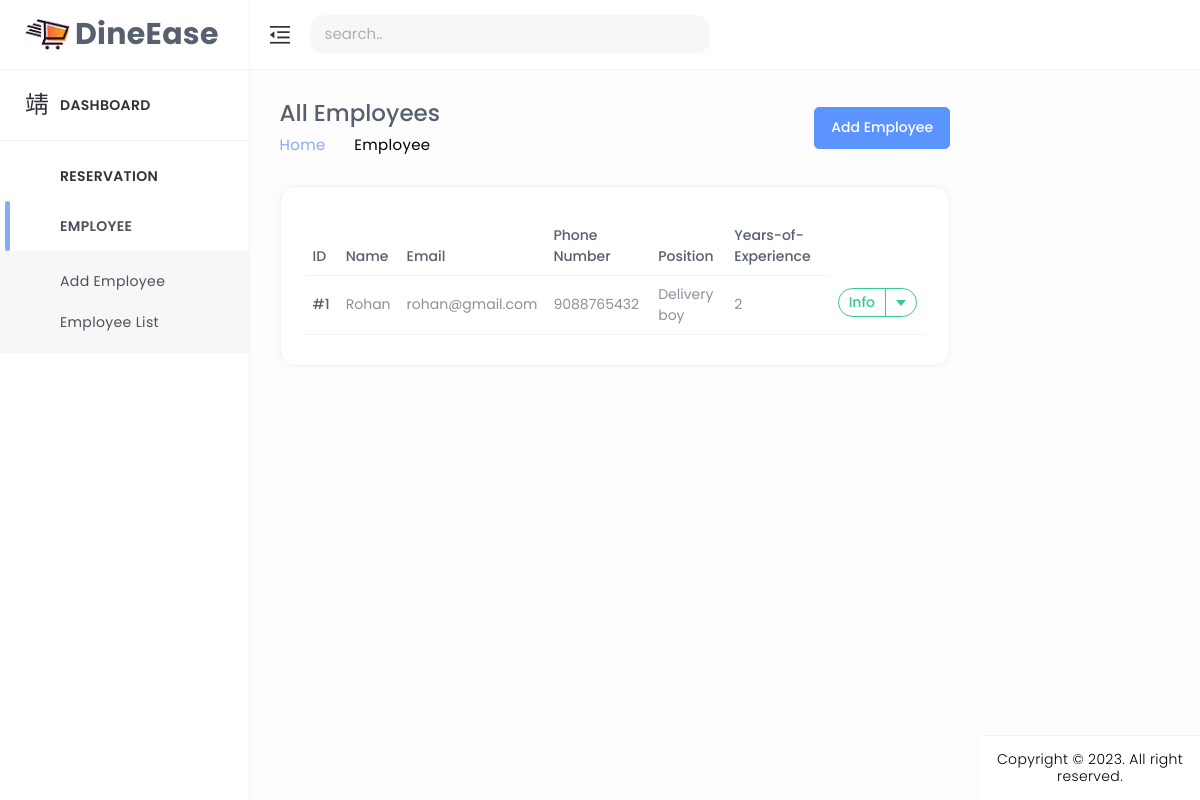
/emp_list/, run on an earlier commit of the app's database.
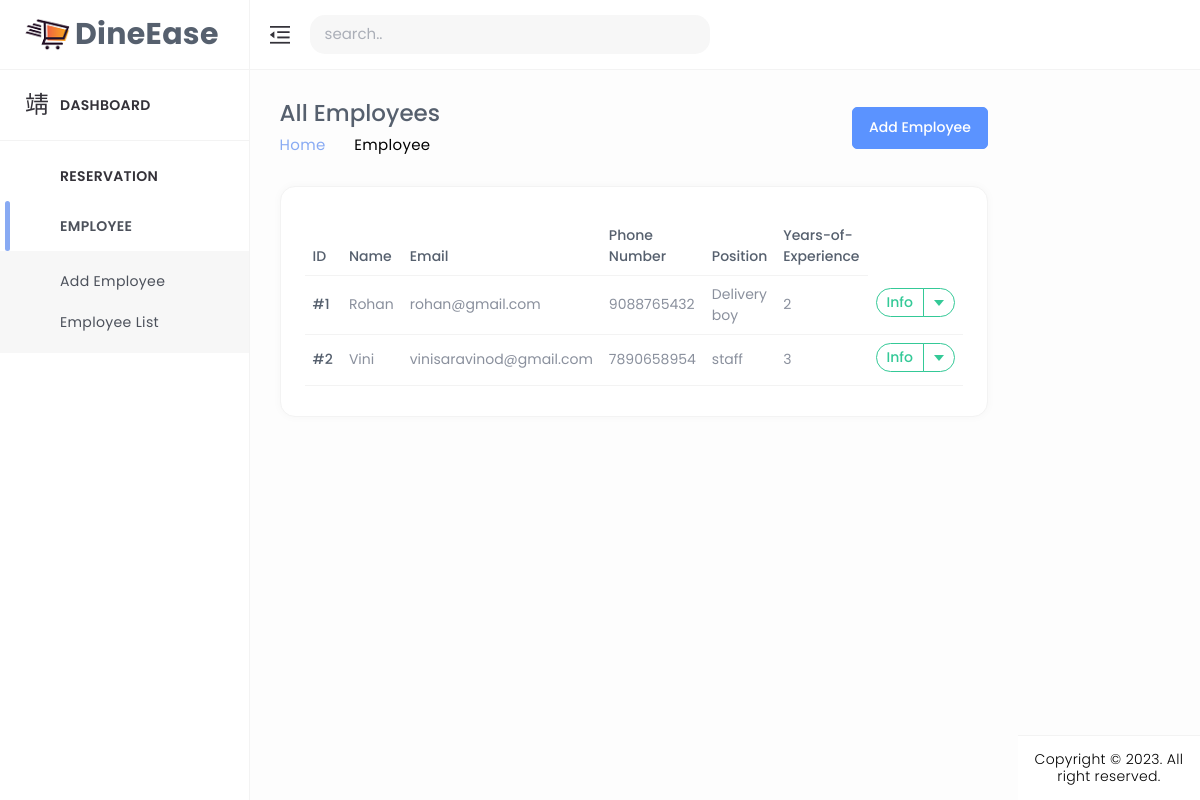
And on a later commit of the database.
### home/models.py (models this page shows, shortened)
class Employee(models.Model):
    position = models.CharField(max_length=100)  # Field for the employee's position
    years_of_experience = models.PositiveIntegerField()  # Field for years of experience
    user=models.OneToOneField(CustomUser,on_delete=models.CASCADE)

class CustomUser(AbstractUser):
    CUSTOMER = 1
    EMPLOYEE = 2
    ROLE_CHOICE = (
        (CUSTOMER, 'CUSTOMER'),
        (EMPLOYEE, 'EMPLOYEE'),
    )
    username=None
    first_name = None
    last_name = None
    USERNAME_FIELD = 'email'
    name = models.CharField(max_length=50)
    email = models.EmailField(max_length=100, unique=True)
    phone = models.CharField(max_length=12, blank=True)
    password = models.CharField(max_length=128)
    role = models.IntegerField(choices=ROLE_CHOICE, blank=True, null=True,default='1')
    is_admin = models.BooleanField(default=False)
    is_staff = models.BooleanField(default=False)
    is_active = models.BooleanField(default=True)
    is_superadmin = models.BooleanField(default=False)
    REQUIRED_FIELDS = ['name', 'phone']
    objects = UserManager()

### home/views.py (the view)
# urls.py: path('emp_list/',emp_list, name='emp_list'),
def emp_list(request):
    emp_lists = Employee.objects.all()  # Retrieve all menu items from the database
    return render(request,'admin_dashboard/emp-list.html',{'emp_lists':emp_lists})

### templates/admin_dashboard/emp-list.html (shortened to what this page needs)
{% load static %}
<!DOCTYPE html>
<html lang="en" dir="ltr">
<head>
	<link href="../../../../cdn.jsdelivr.net/npm/%40mdi/font%404.4.95/css/materialdesignicons.min.html" rel="stylesheet" />
	<link href="{% static 'assets/css/materialdesignicons.min.css' %}" rel="stylesheet" />
	<link href="{% static 'assets/plugins/simplebar/simplebar.css' %}" rel="stylesheet" />
	<link href="{% static 'assets/plugins/data-tables/datatables.bootstrap5.min.css' %}" rel='stylesheet'>
	<link href="{% static 'assets/plugins/data-tables/responsive.datatables.min.css' %}" rel='stylesheet'>
	<link id="{% static 'style.css' %}" rel="stylesheet" href="{% static 'assets/css/style.css' %}" />
</head>
<body id="body">
	<div class="wrapper">
		<div class="ec-left-sidebar ec-bg-sidebar">
			<div id="sidebar" class="sidebar ec-sidebar-footer">
				<div class="ec-brand">
					<a href="{% url 'admin_index' %}">
						<img class="ec-brand-icon" src="{% static 'assets/img/logo/favicon.png' %}" alt="" />
						<span class="ec-brand-name text-truncate">DineEase</span>
					</a>
				</div>
				<div class="ec-navigation" data-simplebar>
					<ul class="nav sidebar-inner" id="sidebar-menu">
						<li class="">
							<a class="sidenav-item-link" href="{% url 'admin_index' %}">
								<i class="mdi mdi-view-dashboard-outline"></i>
								<span class="nav-text">Dashboard</span>
							</a>
							<hr>
						</li>
						<li class="has-sub">
							<a class="sidenav-item-link" href="javascript:void(0)">
								<i class="mdi mdi-briefcase-outline"></i>
								<span class="nav-text">Reservation</span> <b class="caret"></b>
							</a>
						</li>
						<li class="has-sub active">
							<a class="sidenav-item-link" href="javascript:void(0)">
								<i class="mdi mdi-package-variant-closed"></i>
								<span class="nav-text">Employee</span> <b class="caret"></b>
							</a>
							<div class="collapse show">
								<ul class="sub-menu" id="products" data-parent="#sidebar-menu">
									<li class="active">
										<a class="sidenav-item-link" href="{% url 'emp_add' %}">
											<span class="nav-text">Add Employee</span>
										</a>
									</li>
									<li class="active">
										<a class="sidenav-item-link" href="{% url 'emp_list' %}">
											<span class="nav-text">Employee List</span>
										</a>
									</li>
								</ul>
							</div>
						</li>
					</ul>
				</div>
			</div>
		</div>
		<div class="ec-page-wrapper">
			<header class="ec-main-header" id="header">
				<nav class="navbar navbar-static-top navbar-expand-lg">
					<button id="sidebar-toggler">
						<img src="{% static 'assets/img/icons/clops.png' %}" alt="">
					</button>
					<div class="search-form d-lg-inline-block">
						<div class="input-group">
							<input type="text" name="query" id="search-input" class="form-control"
								placeholder="search.." autofocus autocomplete="off" />
							<button type="button" name="search" id="search-btn" class="btn btn-flat">
								<i class="mdi mdi-magnify"></i>
							</button>
						</div>
					</div>
				</nav>
			</header>
			<div class="ec-content-wrapper">
				<div class="content">
					<div class="breadcrumb-wrapper d-flex align-items-center justify-content-between">
						<div>
							<h1>All Employees</h1>
							<p class="breadcrumbs"><span><a href="index.html">Home</a></span>
								<span><i class="mdi mdi-chevron-right"></i></span>Employee</p>
						</div>
						<div>
							<a href="{% url 'emp_add' %}" class="btn btn-primary"> Add Employee</a>
						</div>
					</div>
					<div class="row">
						<div class="col-12">
							<div class="card card-default">
								<div class="card-body">
									<div class="table-responsive">
										<table id="responsive-data-table" class="table" style="width:100%">
											<thead>
												<tr>
													<th>ID</th>
													<th>Name</th>
													<th>Email</th>
													<th>Phone Number</th>
													<th>Position</th>
													<th>Years-of-Experience</th>
												</tr>
											</thead>
											<tbody>
												{% for list_emp in emp_lists %}
												<tr>
													<td>#{{list_emp.id }}</td>
													<td>{{ list_emp.user.name }}</td>
													<td>{{ list_emp.user.email }}</td>
													<td>{{ list_emp.user.phone }}</td>
													<td>{{ list_emp.position }}</td>
													<td>{{ list_emp.years_of_experience }}</td>
													<td>
														<div class="btn-group mb-1">
															<button type="button" class="btn btn-outline-success">Info</button>
															<button type="button" class="btn btn-outline-success dropdown-toggle dropdown-toggle-split"
																data-bs-toggle="dropdown" aria-haspopup="true" aria-expanded="false" data-display="static">
															</button>
														</div>
													</td>
												</tr>
												{% endfor %}
											</tbody>
										</table>
									</div>
									</div>
								</div>
							</div>
						</div>
					</div>
				</div>
			</div>
			<footer class="footer mt-auto">
				<div class="copyright bg-white">
					<p>
						Copyright © 2023. All right reserved.
					  </p>
				</div>
			</footer>
		</div>
</body>
</html>

What changed in the data, as far as the page shows it:
added Employee: id "2", user.name "Vini", user.email "vinisaravinod@gmail.com", user.phone "7890658954", position "staff", years_of_experience "3"
